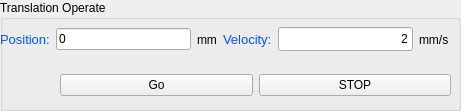
   <widget class="QGroupBox" name="groupBox_18">
    <property name="geometry">
     <rect>
      <x>10</x>
      <y>260</y>
      <width>461</width>
      <height>111</height>
     </rect>
    </property>
    <property name="title">
     <string>Translation Operate</string>
    </property>
    <widget class="QWidget" name="horizontalLayoutWidget_2">
     <property name="geometry">
      <rect>
       <x>60</x>
       <y>70</y>
       <width>391</width>
       <height>31</height>
      </rect>
     </property>
     <layout class="QHBoxLayout" name="horizontalLayout_5">
      <item>
       <widget class="QPushButton" name="pushButton_m3_trans_go">
        <property name="text">
         <string>Go</string>
        </property>
       </widget>
      </item>
      <item>
       <widget class="QPushButton" name="pushButton_m3_trans_stop">
        <property name="text">
         <string>STOP</string>
        </property>
       </widget>
      </item>
     </layout>
    </widget>
    <widget class="QWidget" name="layoutWidget">
     <property name="geometry">
      <rect>
       <x>0</x>
       <y>20</y>
       <width>449</width>
       <height>39</height>
      </rect>
     </property>
     <layout class="QHBoxLayout" name="horizontalLayout_7">
      <item>
       <widget class="QLabel" name="label_28">
        <property name="text">
         <string>&lt;!DOCTYPE HTML PUBLIC &quot;-//W3C//DTD HTML 4.0//EN&quot; &quot;http://www.w3.org/TR/REC-html40/strict.dtd&quot;&gt;
&lt;html&gt;&lt;head&gt;&lt;meta name=&quot;qrichtext&quot; content=&quot;1&quot; /&gt;&lt;style type=&quot;text/css&quot;&gt;
p, li { white-space: pre-wrap; }
&lt;/style&gt;&lt;/head&gt;&lt;body style=&quot; font-family:'Sans Serif'; font-size:10pt; font-weight:400; font-style:normal;&quot;&gt;
&lt;p style=&quot; margin-top:0px; margin-bottom:0px; margin-left:0px; margin-right:0px; -qt-block-indent:0; text-indent:0px;&quot;&gt;&lt;span style=&quot; color:#0055ff;&quot;&gt;Position:&lt;/span&gt;&lt;/p&gt;&lt;/body&gt;&lt;/html&gt;</string>
        </property>
       </widget>
      </item>
      <item>
       <widget class="QLineEdit" name="lineEdit_m3_trans_target">
        <property name="text">
         <string>0</string>
        </property>
       </widget>
      </item>
      <item>
       <widget class="QLabel" name="label_15">
        <property name="text">
         <string>mm</string>
        </property>
       </widget>
      </item>
      <item>
       <widget class="QLabel" name="label_29">
        <property name="text">
         <string>&lt;!DOCTYPE HTML PUBLIC &quot;-//W3C//DTD HTML 4.0//EN&quot; &quot;http://www.w3.org/TR/REC-html40/strict.dtd&quot;&gt;
&lt;html&gt;&lt;head&gt;&lt;meta name=&quot;qrichtext&quot; content=&quot;1&quot; /&gt;&lt;style type=&quot;text/css&quot;&gt;
p, li { white-space: pre-wrap; }
&lt;/style&gt;&lt;/head&gt;&lt;body style=&quot; font-family:'Sans Serif'; font-size:10pt; font-weight:400; font-style:normal;&quot;&gt;
&lt;p style=&quot; margin-top:0px; margin-bottom:0px; margin-left:0px; margin-right:0px; -qt-block-indent:0; text-indent:0px;&quot;&gt;&lt;span style=&quot; color:#0055ff;&quot;&gt;Velocity:&lt;/span&gt;&lt;/p&gt;&lt;/body&gt;&lt;/html&gt;</string>
        </property>
       </widget>
      </item>
      <item>
       <widget class="QLineEdit" name="lineEdit_m3_set_trans_vel">
        <property name="minimumSize">
         <size>
          <width>70</width>
          <height>24</height>
         </size>
        </property>
        <property name="cursor">
         <cursorShape>ArrowCursor</cursorShape>
        </property>
        <property name="text">
         <string>2</string>
        </property>
        <property name="alignment">
         <set>Qt::AlignRight|Qt::AlignTrailing|Qt::AlignVCenter</set>
        </property>
        <property name="readOnly">
         <bool>false</bool>
        </property>
       </widget>
      </item>
      <item>
       <widget class="QLabel" name="label_42">
        <property name="text">
         <string>mm/s</string>
        </property>
       </widget>
      </item>
     </layout>
    </widget>
   </widget>
